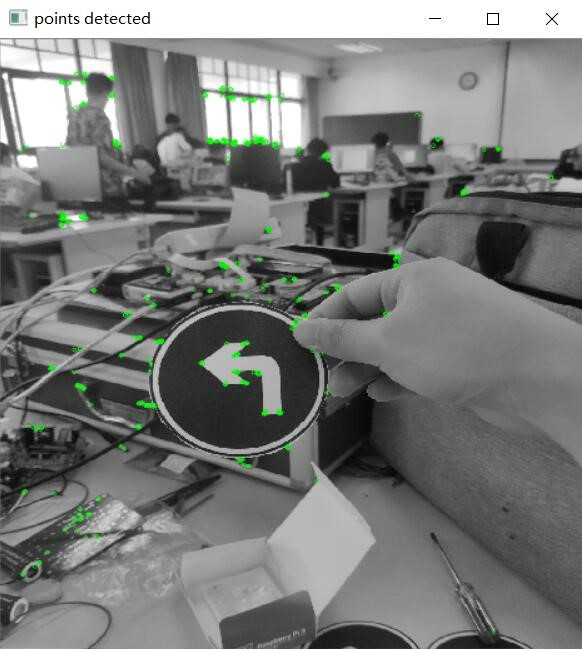
#> input picture illustration/matchtest1.jpg, 582 x 649 px, given in place of the camera
$ python color1.py
#> lines starting #> are read from the running program, lines starting #| are printed output that depends on the picture; after the words box and inside, x2 and y2 are one past the last pixel; in counts of white or black regions, pixels touching at a corner belong together
import cv2 as cv
import  numpy as np


def video_color_revision():
    capture = cv.VideoCapture(0)
    #print(type(capture))
    while True:
        ret, frame = capture.read()
#> frame is the input picture: shape (649, 582, 3); mean B, G, R 121.1, 122.8, 121.1
        if ret == False:
            break
        frame = cv.flip(frame, 1)
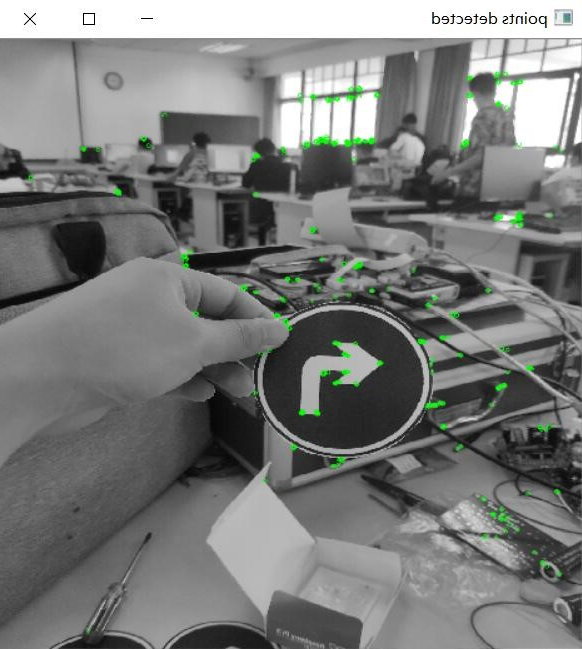
#> frame: shape (649, 582, 3); mean B, G, R 121.1, 122.8, 121.1
        hsv = cv.cvtColor(frame, cv.COLOR_BGR2HSV)
#> hsv: shape (649, 582, 3); mean H, S, V 11.9, 5, 123.1

        #分离红色
        lower_hsv1 = np.array([0,80,46])
        lower_hsv2 = np.array([156,80,46])
        upper_hsv1 = np.array([10,255,255])
        upper_hsv2 = np.array([180,255,255])

        #试验，提取皮肤
        lower_hsv = np.array([0,30,30])
        upper_hsv = np.array([40,170,255])

        #mask1 = cv.inRange(hsv, lowerb= lower_hsv1, upperb= upper_hsv1)
        #mask2 = cv.inRange(hsv, lowerb= lower_hsv2, upperb= upper_hsv2)
        skin_mask =  cv.inRange(hsv, lowerb= lower_hsv, upperb= upper_hsv)
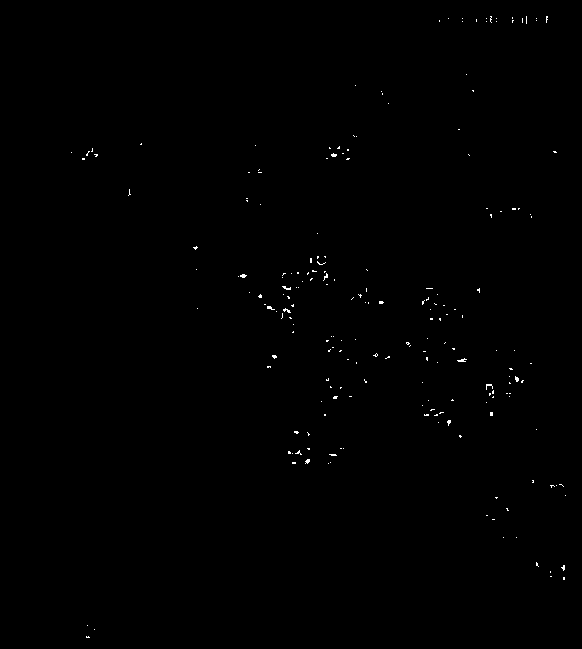
#> skin_mask: shape (649, 582); 0.25% white in thin lines or dots, all inside (x1, y1, x2, y2) = (71, 16, 566, 638)

        #mask = mask1 + mask2
        #dst = cv.bitwise_or(frame, frame, mask=mask)
        dst = cv.bitwise_and(frame, frame, mask= skin_mask)

        cv.imshow("raw video", frame)
        # [4 lines of commented-out code are left out]
        cv.imshow("skin mask", skin_mask)
        cv.imshow("skin recognition", dst)

        c = cv.waitKey(40)
#> (key q is pressed here)

        if c == ord('q'):
            break

video_color_revision()

cv.waitKey(0)
cv.destroyAllWindows()

$ run again, on illustration/matchtest3.jpg
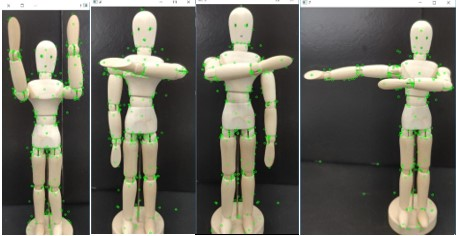
#> input picture illustration/matchtest3.jpg, 456 x 236 px, given in place of the camera
#> in video_color_revision, frame is the input picture: shape (236, 456, 3); mean B, G, R 89.9, 101.5, 102.4
#> hsv: shape (236, 456, 3); mean H, S, V 48.8, 36.2, 106
#> in video_color_revision, `skin_mask =  cv.inRange(hsv, lowerb= lower_hsv, upperb= upper_hsv)`:
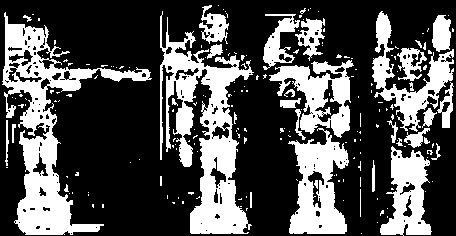
#> skin_mask: shape (236, 456); 31.8% white; 196 white regions (161 under 20 px), largest, box (x1, y1, x2, y2) and area: (2, 12, 152, 235) 8411, (160, 11, 254, 234) 8205, (288, 128, 349, 234) 3698
#> in video_color_revision, `dst = cv.bitwise_and(frame, frame, mask= skin_mask)`:
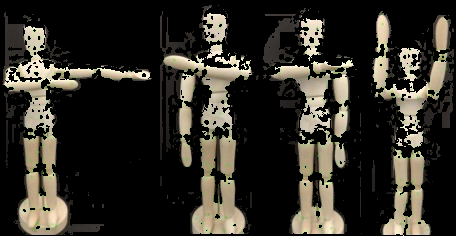
#> dst: shape (236, 456, 3); mean B, G, R 38.8, 46.4, 49.4
